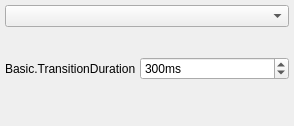
  <widget class="QDockWidget" name="transitionsDock">
   <property name="sizePolicy">
    <sizepolicy hsizetype="Preferred" vsizetype="Preferred">
     <horstretch>0</horstretch>
     <verstretch>0</verstretch>
    </sizepolicy>
   </property>
   <property name="minimumSize">
    <size>
     <width>294</width>
     <height>116</height>
    </size>
   </property>
   <property name="features">
    <set>QDockWidget::AllDockWidgetFeatures</set>
   </property>
   <property name="windowTitle">
    <string>Basic.SceneTransitions</string>
   </property>
   <attribute name="dockWidgetArea">
    <number>8</number>
   </attribute>
   <widget class="QWidget" name="dockWidgetContents_5">
    <layout class="QVBoxLayout" name="verticalLayout_3">
     <property name="leftMargin">
      <number>4</number>
     </property>
     <property name="topMargin">
      <number>4</number>
     </property>
     <property name="rightMargin">
      <number>4</number>
     </property>
     <property name="bottomMargin">
      <number>4</number>
     </property>
     <item>
      <widget class="QWidget" name="transitionsContainer" native="true">
       <layout class="QVBoxLayout" name="verticalLayout_2">
        <property name="spacing">
         <number>4</number>
        </property>
        <property name="leftMargin">
         <number>1</number>
        </property>
        <property name="topMargin">
         <number>1</number>
        </property>
        <property name="rightMargin">
         <number>1</number>
        </property>
        <property name="bottomMargin">
         <number>2</number>
        </property>
        <item>
         <widget class="QComboBox" name="transitions">
          <property name="minimumSize">
           <size>
            <width>120</width>
            <height>0</height>
           </size>
          </property>
          <property name="accessibleName">
           <string>Transition</string>
          </property>
         </widget>
        </item>
        <item>
         <layout class="QHBoxLayout" name="horizontalLayout_4">
          <property name="spacing">
           <number>4</number>
          </property>
          <item>
           <spacer name="horizontalSpacer">
            <property name="orientation">
             <enum>Qt::Horizontal</enum>
            </property>
            <property name="sizeType">
             <enum>QSizePolicy::Expanding</enum>
            </property>
            <property name="sizeHint" stdset="0">
             <size>
              <width>40</width>
              <height>20</height>
             </size>
            </property>
           </spacer>
          </item>
          <item>
           <widget class="QPushButton" name="transitionAdd">
            <property name="sizePolicy">
             <sizepolicy hsizetype="Maximum" vsizetype="Maximum">
              <horstretch>0</horstretch>
              <verstretch>0</verstretch>
             </sizepolicy>
            </property>
            <property name="maximumSize">
             <size>
              <width>22</width>
              <height>22</height>
             </size>
            </property>
            <property name="toolTip">
             <string>Basic.AddTransition</string>
            </property>
            <property name="accessibleName">
             <string>Basic.AddTransition</string>
            </property>
            <property name="text">
             <string notr="true"/>
            </property>
            <property name="icon">
             <iconset resource="obs.qrc">
              <normaloff>:/res/images/add.png</normaloff>:/res/images/add.png</iconset>
            </property>
            <property name="flat">
             <bool>true</bool>
            </property>
            <property name="themeID" stdset="0">
             <string notr="true">addIconSmall</string>
            </property>
           </widget>
          </item>
          <item>
           <widget class="QPushButton" name="transitionRemove">
            <property name="sizePolicy">
             <sizepolicy hsizetype="Maximum" vsizetype="Maximum">
              <horstretch>0</horstretch>
              <verstretch>0</verstretch>
             </sizepolicy>
            </property>
            <property name="maximumSize">
             <size>
              <width>22</width>
              <height>22</height>
             </size>
            </property>
            <property name="toolTip">
             <string>Basic.RemoveTransition</string>
            </property>
            <property name="accessibleName">
             <string>Basic.RemoveTransition</string>
            </property>
            <property name="text">
             <string notr="true"/>
            </property>
            <property name="icon">
             <iconset resource="obs.qrc">
              <normaloff>:/res/images/list_remove.png</normaloff>:/res/images/list_remove.png</iconset>
            </property>
            <property name="flat">
             <bool>true</bool>
            </property>
            <property name="themeID" stdset="0">
             <string notr="true">removeIconSmall</string>
            </property>
           </widget>
          </item>
          <item>
           <widget class="QPushButton" name="transitionProps">
            <property name="sizePolicy">
             <sizepolicy hsizetype="Maximum" vsizetype="Maximum">
              <horstretch>0</horstretch>
              <verstretch>0</verstretch>
             </sizepolicy>
            </property>
            <property name="maximumSize">
             <size>
              <width>22</width>
              <height>22</height>
             </size>
            </property>
            <property name="toolTip">
             <string>Basic.TransitionProperties</string>
            </property>
            <property name="accessibleName">
             <string>Basic.TransitionProperties</string>
            </property>
            <property name="text">
             <string notr="true"/>
            </property>
            <property name="icon">
             <iconset resource="obs.qrc">
              <normaloff>:/res/images/configuration21_16.png</normaloff>:/res/images/configuration21_16.png</iconset>
            </property>
            <property name="flat">
             <bool>true</bool>
            </property>
            <property name="themeID" stdset="0">
             <string notr="true">configIconSmall</string>
            </property>
           </widget>
          </item>
         </layout>
        </item>
        <item>
         <layout class="QHBoxLayout" name="horizontalLayout_3">
          <property name="spacing">
           <number>4</number>
          </property>
          <item>
           <widget class="QLabel" name="transitionDurationLabel">
            <property name="sizePolicy">
             <sizepolicy hsizetype="Maximum" vsizetype="Preferred">
              <horstretch>0</horstretch>
              <verstretch>0</verstretch>
             </sizepolicy>
            </property>
            <property name="text">
             <string>Basic.TransitionDuration</string>
            </property>
            <property name="buddy">
             <cstring>transitionDuration</cstring>
            </property>
           </widget>
          </item>
          <item>
           <widget class="QSpinBox" name="transitionDuration">
            <property name="accessibleName">
             <string>Basic.TransitionDuration</string>
            </property>
            <property name="suffix">
             <string>ms</string>
            </property>
            <property name="minimum">
             <number>2</number>
            </property>
            <property name="maximum">
             <number>10000</number>
            </property>
            <property name="singleStep">
             <number>50</number>
            </property>
            <property name="value">
             <number>300</number>
            </property>
           </widget>
          </item>
         </layout>
        </item>
        <item>
         <spacer name="verticalSpacer">
          <property name="orientation">
           <enum>Qt::Vertical</enum>
          </property>
          <property name="sizeHint" stdset="0">
           <size>
            <width>20</width>
            <height>40</height>
           </size>
          </property>
         </spacer>
        </item>
       </layout>
      </widget>
     </item>
    </layout>
   </widget>
  </widget>
